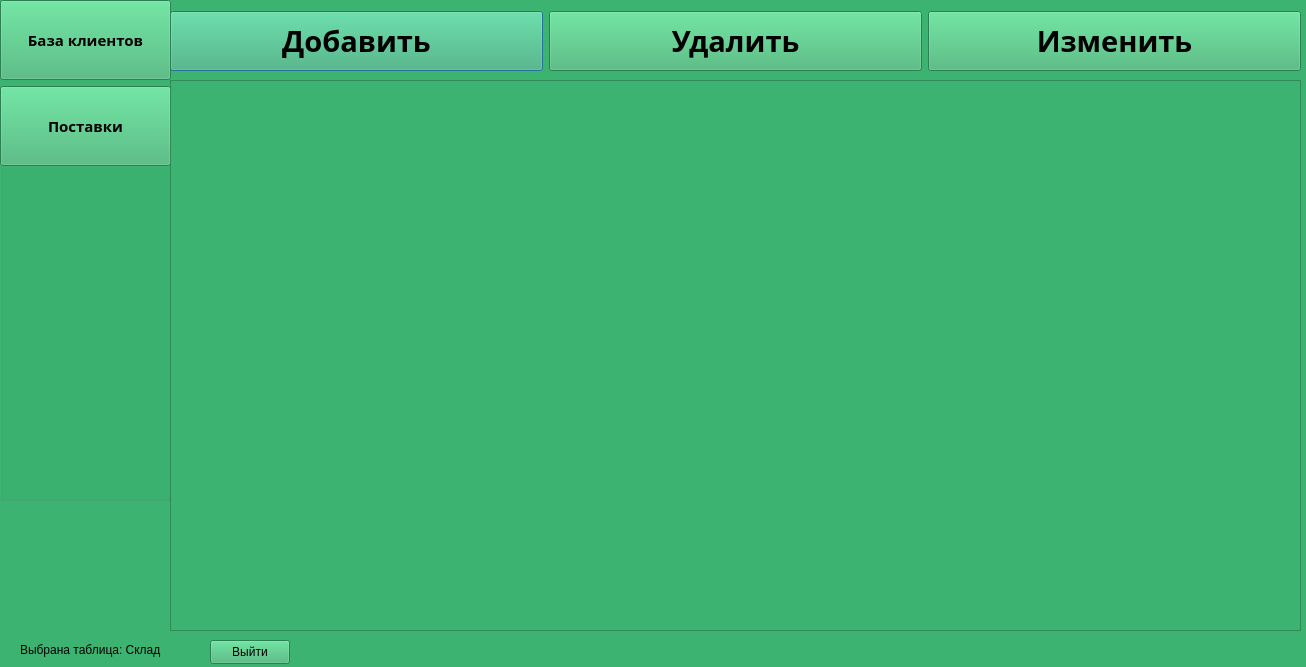
<?xml version="1.0" encoding="UTF-8"?>
<ui version="4.0">
 <class>okno</class>
 <widget class="QDialog" name="okno">
  <property name="geometry">
   <rect>
    <x>0</x>
    <y>0</y>
    <width>1306</width>
    <height>667</height>
   </rect>
  </property>
  <property name="windowTitle">
   <string>Sklad</string>
  </property>
  <property name="styleSheet">
   <string notr="true">background-color:MediumSeaGreen</string>
  </property>
  <widget class="QGroupBox" name="groupBox">
   <property name="geometry">
    <rect>
     <x>160</x>
     <y>0</y>
     <width>1141</width>
     <height>80</height>
    </rect>
   </property>
   <property name="title">
    <string/>
   </property>
   <widget class="QWidget" name="layoutWidget">
    <property name="geometry">
     <rect>
      <x>10</x>
      <y>0</y>
      <width>1131</width>
      <height>82</height>
     </rect>
    </property>
    <layout class="QHBoxLayout" name="horizontalLayout_2">
     <item>
      <widget class="QPushButton" name="pushButton_3">
       <property name="minimumSize">
        <size>
         <width>0</width>
         <height>60</height>
        </size>
       </property>
       <property name="font">
        <font>
         <family>Source Code Pro</family>
         <pointsize>22</pointsize>
         <bold>true</bold>
        </font>
       </property>
       <property name="text">
        <string>Добавить</string>
       </property>
      </widget>
     </item>
     <item>
      <widget class="QPushButton" name="pushButton_4">
       <property name="minimumSize">
        <size>
         <width>0</width>
         <height>60</height>
        </size>
       </property>
       <property name="font">
        <font>
         <family>Source Code Pro</family>
         <pointsize>22</pointsize>
         <bold>true</bold>
        </font>
       </property>
       <property name="text">
        <string>Удалить</string>
       </property>
      </widget>
     </item>
     <item>
      <widget class="QPushButton" name="pushButton_5">
       <property name="minimumSize">
        <size>
         <width>0</width>
         <height>60</height>
        </size>
       </property>
       <property name="font">
        <font>
         <family>Source Code Pro</family>
         <pointsize>22</pointsize>
         <bold>true</bold>
        </font>
       </property>
       <property name="text">
        <string>Изменить</string>
       </property>
      </widget>
     </item>
    </layout>
   </widget>
  </widget>
  <widget class="QGroupBox" name="groupBox_2">
   <property name="geometry">
    <rect>
     <x>0</x>
     <y>0</y>
     <width>171</width>
     <height>501</height>
    </rect>
   </property>
   <property name="title">
    <string/>
   </property>
   <widget class="QWidget" name="layoutWidget">
    <property name="geometry">
     <rect>
      <x>0</x>
      <y>0</y>
      <width>171</width>
      <height>168</height>
     </rect>
    </property>
    <layout class="QVBoxLayout" name="verticalLayout">
     <item>
      <widget class="QPushButton" name="pushButton">
       <property name="enabled">
        <bool>true</bool>
       </property>
       <property name="sizePolicy">
        <sizepolicy hsizetype="Minimum" vsizetype="Fixed">
         <horstretch>0</horstretch>
         <verstretch>0</verstretch>
        </sizepolicy>
       </property>
       <property name="minimumSize">
        <size>
         <width>40</width>
         <height>80</height>
        </size>
       </property>
       <property name="baseSize">
        <size>
         <width>13</width>
         <height>20</height>
        </size>
       </property>
       <property name="font">
        <font>
         <family>Source Code Pro</family>
         <pointsize>11</pointsize>
         <bold>true</bold>
        </font>
       </property>
       <property name="text">
        <string>База клиентов</string>
       </property>
      </widget>
     </item>
     <item>
      <widget class="QPushButton" name="pushButton_2">
       <property name="minimumSize">
        <size>
         <width>40</width>
         <height>80</height>
        </size>
       </property>
       <property name="font">
        <font>
         <family>Source Code Pro</family>
         <pointsize>11</pointsize>
         <bold>true</bold>
        </font>
       </property>
       <property name="text">
        <string>Поставки</string>
       </property>
      </widget>
     </item>
    </layout>
   </widget>
  </widget>
  <widget class="QTableView" name="tableView">
   <property name="geometry">
    <rect>
     <x>170</x>
     <y>80</y>
     <width>1131</width>
     <height>551</height>
    </rect>
   </property>
  </widget>
  <widget class="QLabel" name="label">
   <property name="geometry">
    <rect>
     <x>20</x>
     <y>640</y>
     <width>151</width>
     <height>20</height>
    </rect>
   </property>
   <property name="text">
    <string>Выбрана таблица: Склад</string>
   </property>
  </widget>
  <widget class="QPushButton" name="pushButton_6">
   <property name="geometry">
    <rect>
     <x>210</x>
     <y>640</y>
     <width>80</width>
     <height>24</height>
    </rect>
   </property>
   <property name="text">
    <string>Выйти</string>
   </property>
  </widget>
 </widget>
 <resources/>
 <connections/>
</ui>
